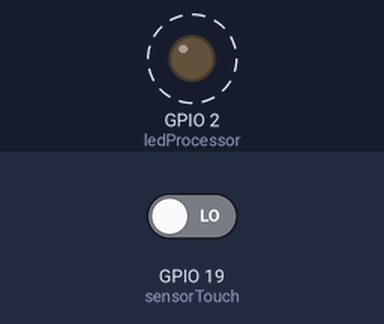
The sketch below on a simulated ESP32. Parts: output pins drawn as LEDs (lit = HIGH). Dashed ring = blinking. The test bench sets the inputs (shaded band); at power-on: GPIO 19 (sensorTouch) LOW. What the sketch prints to the serial monitor is not drawn.

Above: at 4.0 s.
4.1 s: GPIO 19 (sensorTouch) driven HIGH
Timing chart, 0 to 13.6 s (numbered marks = the images above; inputs shaded):
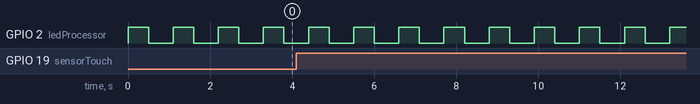

The sketch:

testeespesensor.ino
```cpp
/*
Trabalho Realizado por:
Ana Sá nº303 ERSC IPVC
Eduardo Junqueira nº30241 ERSC IPVC
*/

/*
Teste de luz do processador e do sensor de toque: Para verificar se o ESP32 está a funcionar corretamente e se o sensor de toque deteta interações.
Teste do semáforo: Simulação de um sistema de semáforo real utilizando os LEDs conforme os presets fornecidos.

*/
// Definir pinos sensor e LEDs de diagnóstico:
#define sensorTouch 19 // Sensor de toque no pino 19 do ESP32
#define ledProcessor 2 // LED integrado no ESP32 para diagnóstico (D2)

// Setup inicial
void setup() {
  // Configurar pinos como entrada ou saída
  pinMode(sensorTouch, INPUT);
  pinMode(ledProcessor, OUTPUT);

  // Iniciar comunicação serial para monitorização
  Serial.begin(115200);
  Serial.println("Teste do ESP32 e sensor de toque iniciado.");
}

// Loop principal
void loop() {
  // Acender e apagar o LED integrado para testar o processador
  digitalWrite(ledProcessor, HIGH);
  delay(500); // LED aceso por 500 ms
  digitalWrite(ledProcessor, LOW);
  delay(500); // LED apagado por 500 ms

  // Ler o estado do sensor de toque
  int touchState = digitalRead(sensorTouch);

  // Mostrar o estado do sensor na porta serial
  if (touchState == HIGH) {
    Serial.println("Sensor de toque: Ativo");
  } else {
    Serial.println("Sensor de toque: Inativo");
  }

  delay(100); // Aguardar antes da próxima leitura
}
```

Measured:
- by itself, GPIO 2 (ledProcessor): alternates HIGH for 0.50 s and LOW for 0.60 s
